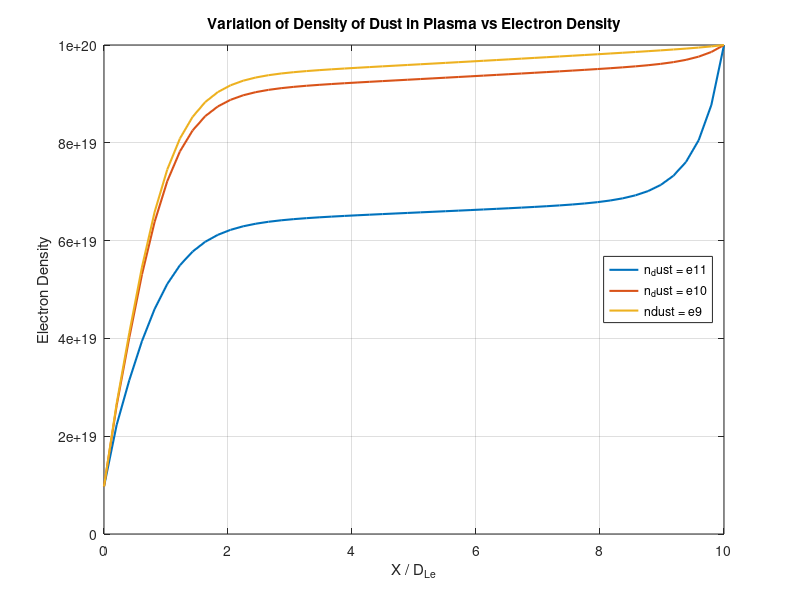

Here is the MATLAB script that generated this plot:
load ("OML_e11nd5e-6.mat")
plot(X/DLe, ne, 'LineWidth', 1.5)
hold on

load ("OML_e10nd5e-6.mat")
plot(X/DLe, ne, 'LineWidth', 1.5)

load ("OML_e9nd.mat")
plot(X/DLe, ne, 'LineWidth', 1.5)

legend('n_dust = e11', 'n_dust = e10',"ndust = e9", 'Location', "East")
xlabel('X / D_{Le}')
ylabel('Electron Density')
grid on
title("Variation of Density of Dust in Plasma vs Electron Density")
saveas(gcf, 'Variation of Dust Density for Plasma_Electron_density.png')
